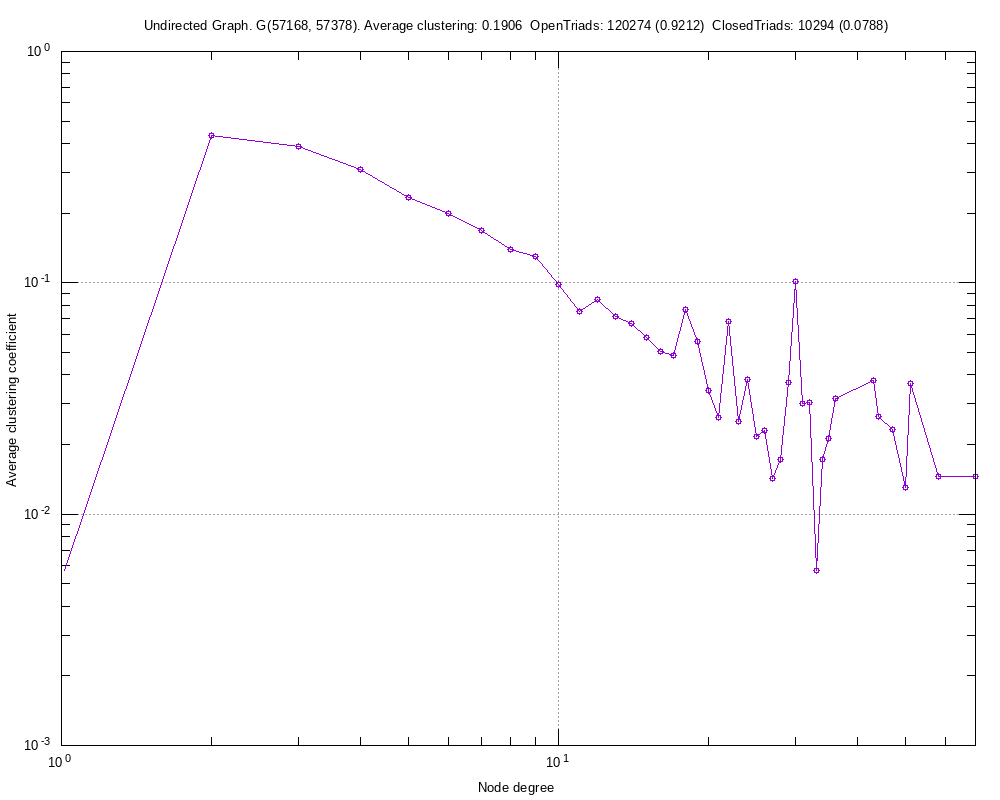

This chart was generated by the following gnuplot code:
#
# Undirected Graph. G(57168, 57378). Average clustering: 0.1906  OpenTriads: 120274 (0.9212)  ClosedTriads: 10294 (0.0788) (Sat Sep 26 13:18:11 2020)
#

set title "Undirected Graph. G(57168, 57378). Average clustering: 0.1906  OpenTriads: 120274 (0.9212)  ClosedTriads: 10294 (0.0788)"
set key bottom right
set logscale xy 10
set format x "10^{%L}"
set mxtics 10
set format y "10^{%L}"
set mytics 10
set grid
set xlabel "Node degree"
set ylabel "Average clustering coefficient"
set tics scale 2
set terminal png font arial 10 size 1000,800
set output 'ccf.clustering_coeff_amazon.elist.png'
plot 	"ccf.clustering_coeff_amazon.elist.tab" using 1:2 title "" with linespoints pt 6
